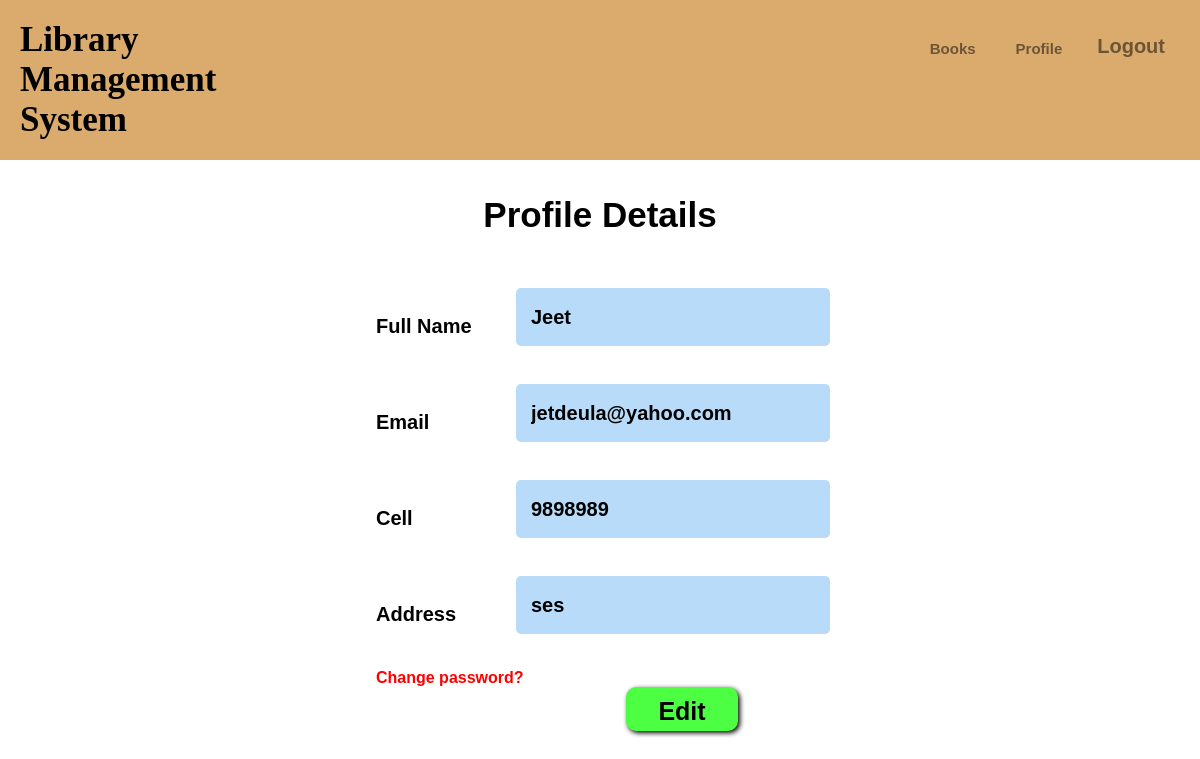
The app's page /viewprofile.php (signed in) with its own data.
### tables this page shows
CREATE TABLE `users` (
  `ID` int(255) NOT NULL,
  `Name` varchar(255) NOT NULL,
  `Email` varchar(255) NOT NULL,
  `Username` varchar(255) NOT NULL,
  `Password` varchar(255) NOT NULL,
  `Cell` varchar(255) NOT NULL,
  `Address` varchar(255) NOT NULL
);

### viewprofile.php (the view, shortened to what this page needs)
<?php
    $connection = mysqli_connect("localhost","root","");
    $name = "";
    $email = "";
    $cell = "";
    $address = "";
    $query = "select * from users where Username ='$_SESSION[Username]'";
    $query_run = mysqli_query($connection,$query);
    while($row = mysqli_fetch_assoc($query_run))
    {
        $name = $row['Name'];
        $email = $row['Email'];
        $cell = $row['Cell'];
        $address = $row['Address'];
    }
?>
<!DOCTYPE html>
<html lang="en">
<head>
    <link rel="stylesheet" href="style.css">
</head>
<body>
    <div class="navigation-bar">
        <div class="nav-container">
         <h1><a href="userprofile.php">Library Management System</a></h1>
         <div class="profile-logout">
            <h3 class="view-profile" style="margin: 20px;font-family: arial;"><a href="viewbooks.php">Books</a></h3>
            <h3 class="view-profile" style="margin: 20px;font-family: arial;"><a href="viewprofile.php">Profile</a></h3>
         <li class="logout-btn"><a href="logout.php">Logout</a></li>
         </div>
        </div>
    </div>
    <form action="editprofile.php" class="profiledetails"  method="post" style="display:grid;justify-content: center;margin-top:35px;color: rgb(98, 98, 106);">
       <h2 class="h2-header">Profile Details</h2>
        <h3>Full Name</h3>
        <input type="text" value="<?php echo $name; ?>"disabled>
        <h3>Email</h3>
        <input type="text"  value="<?php echo $email; ?>"disabled>
        <h3>Cell </h3>
        <input type="text"  value="<?php echo $cell; ?>"disabled>
        <h3>Address</h3>
        <input type="text"  value="<?php echo $address; ?>"disabled>
        <a href="changepassword.php" style="color: red;font-family: arial;font-weight: 700;margin-top:30px;" >Change password?</a>
        <button type="submit" class="edit-btn">Edit</button>
    </form>
</body>
</html>

### style.css (style rules this page uses)
* { margin: 0px; padding: 0px; box-sizing: border-box; }
h1 { font-size: 35px; cursor: pointer; font-family: verdana; }
h2 { font-size: 40px; font-family: arial; font-weight: 900; text-align: center; }
h3 { font-size: 15px; font-family: arial; }
a { text-decoration: none; color: black; }
li { list-style: none; }
.h2-header { font-family: arial; margin-bottom:20px; font-size: 35px; color: rgb(0, 0, 0); }
.navigation-bar { background-color: rgb(219, 171, 109); padding: 20px; }
.nav-container { display: flex; justify-content: space-between; }
.profile-logout { display: flex; justify-content: space-between; margin-left: 43em; opacity: 0.5; }
.logout-btn { font-size: 20px; font-weight: 600; font-family: arial; margin: 15px; cursor: pointer; }
.edit-btn { border: none; font-size: 25px; font-weight: 600; font-family: arial; text-align: center; margin-left: 10em; cursor: pointer; background-color: rgb(77, 255, 67); width: 25%; height: 90%; padding: 10px; border-radius: 10px; box-shadow: 2px 2px 5px black; }
input { border: none; border-radius: 5px; outline: none; height: 40px; width: 300px; margin:10px; font-size: 15px; font-family: arial; font-weight: 700; padding-left: 10px; }
.profiledetails>h3 { position: relative; top: 3em; color: black; font-size: 20px; }
.profiledetails>input { background-color: rgb(183, 219, 248); color: black; width: 70%; height: 80%; margin-left: 7em; padding: 15px; font-size: 20px; }

### records on screen
users: Name "Jeet", Email "jetdeula@yahoo.com", Cell "9898989", Address "ses"
